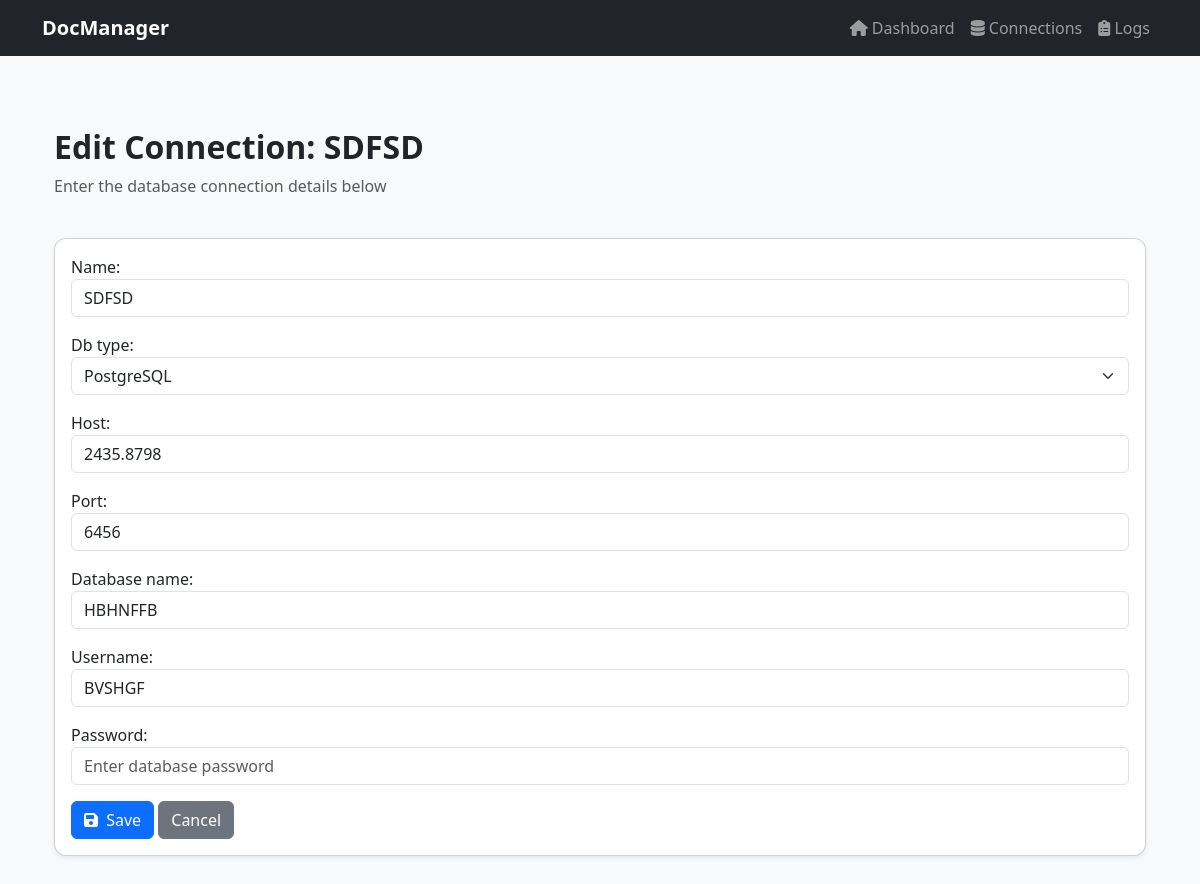
/db-manager/connections/2/edit/, run on the app's committed database.
### db_manager/models.py (models this page shows, shortened)
class DatabaseConnection(models.Model):
    DB_TYPES = [
        ('mysql', 'MySQL'),
        ('postgresql', 'PostgreSQL'),
        ('oracle', 'Oracle'),
        ('sqlite', 'SQLite'),
    ]
    name = models.CharField(max_length=100, unique=True)
    db_type = models.CharField(max_length=20, choices=DB_TYPES)
    host = models.CharField(max_length=255)
    port = models.IntegerField()
    database_name = models.CharField(max_length=100)
    username = models.CharField(max_length=100)
    password = models.CharField(max_length=255)  # Consider encryption in production
    is_active = models.BooleanField(default=True)
    created_at = models.DateTimeField(auto_now_add=True)
    updated_at = models.DateTimeField(auto_now=True)
    class Meta:
        verbose_name = "Database Connection"
        verbose_name_plural = "Database Connections"

### db_manager/views.py (the view)
# urls.py: path('connections/<int:connection_id>/edit/', views.edit_connection, name='edit_connection'),
def edit_connection(request, connection_id):
    connection = get_object_or_404(DatabaseConnection, id=connection_id)
    if request.method == 'POST':
        form = DatabaseConnectionForm(request.POST, instance=connection)
        if form.is_valid():
            connection = form.save()
            messages.success(request, f'Connection "{connection.name}" updated successfully!')
            return redirect('db_manager:connection_list')
    else:
        form = DatabaseConnectionForm(instance=connection)
    context = {
        'form': form,
        'connection': connection,
        'title': f'Edit Connection: {connection.name}'
    }
    return render(request, 'db_manager/connection_form.html', context)

### db_manager/templates/db_manager/connection_form.html (shortened to what this page needs)
{% extends "base2.html" %}
{% load static %}
{% block content %}
<div class="container py-5">
    <div class="row mb-4">
        <div class="col">
            <h2 class="fw-bold">{{ title }}</h2>
            <p class="text-muted">Enter the database connection details below</p>
        </div>
    </div>
    <div class="card shadow-sm">
        <div class="card-body">
            <form method="post">
                <div class="mb-3">
                    {{ form.name.label_tag }}
                    {{ form.name }}
                </div>
                <div class="mb-3">
                    {{ form.db_type.label_tag }}
                    {{ form.db_type }}
                </div>
                <div class="mb-3">
                    {{ form.host.label_tag }}
                    {{ form.host }}
                </div>
                <div class="mb-3">
                    {{ form.port.label_tag }}
                    {{ form.port }}
                </div>
                <div class="mb-3">
                    {{ form.database_name.label_tag }}
                    {{ form.database_name }}
                </div>
                <div class="mb-3">
                    {{ form.username.label_tag }}
                    {{ form.username }}
                </div>
                <div class="mb-3">
                    {{ form.password.label_tag }}
                    {{ form.password }}
                </div>
                <button type="submit" class="btn btn-primary">
                    <i class="fas fa-save me-1"></i> Save
                </button>
                <a href="{% url 'db_manager:connection_list' %}" class="btn btn-secondary">
                    Cancel
                </a>
            </form>
        </div>
    </div>
</div>
{% endblock %}

### db_manager/templates/base2.html (style rules this page uses)
body { background-color: #f8f9fa; }
.card { border-radius: 0.75rem; }

### data on the page
DatabaseConnection: name "SDFSD", db_type "PostgreSQL", host "2435.8798", port "6456", database_name "HBHNFFB", username "BVSHGF"

### other printed values
{{ title }} "Edit Connection: SDFSD"
